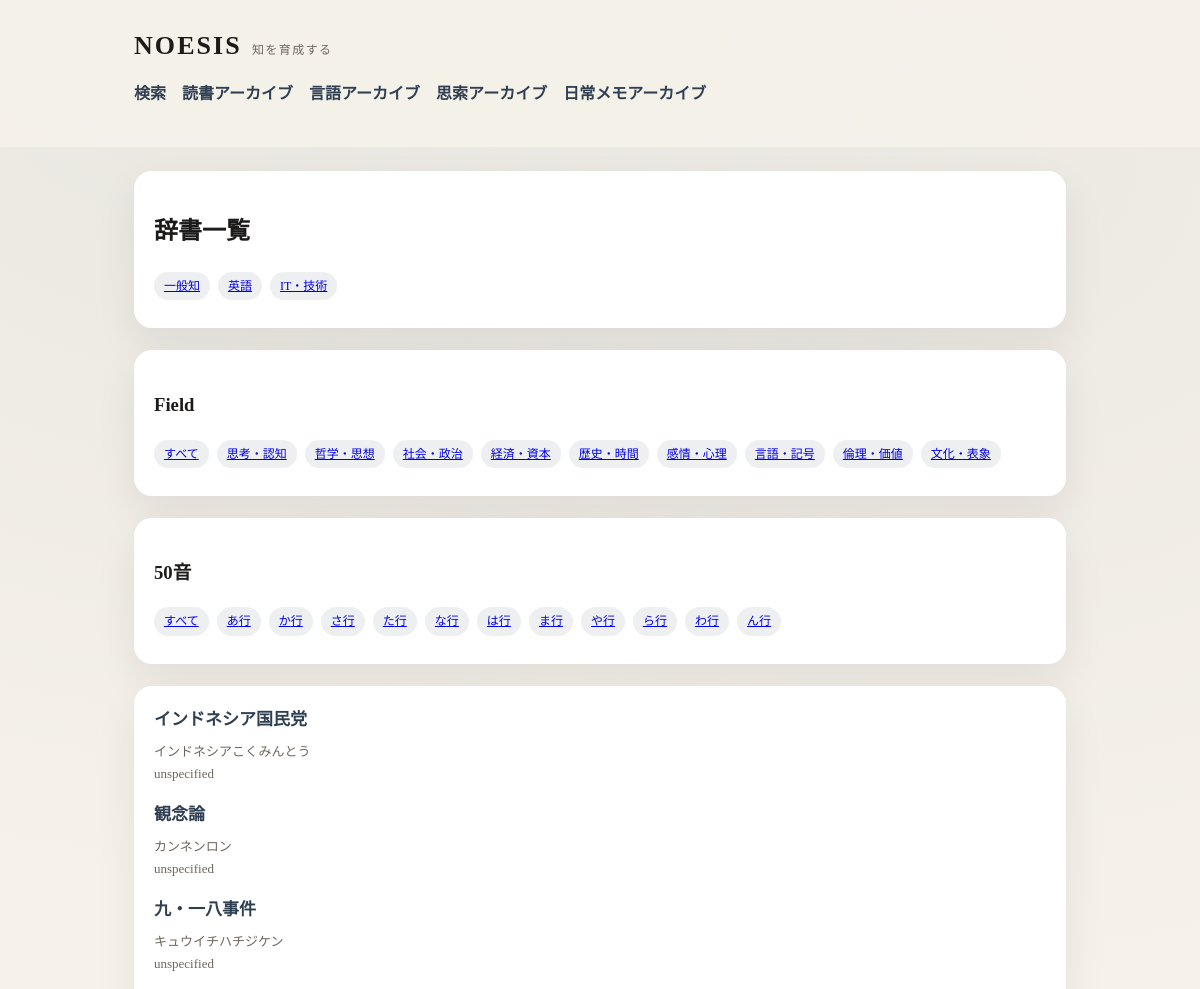
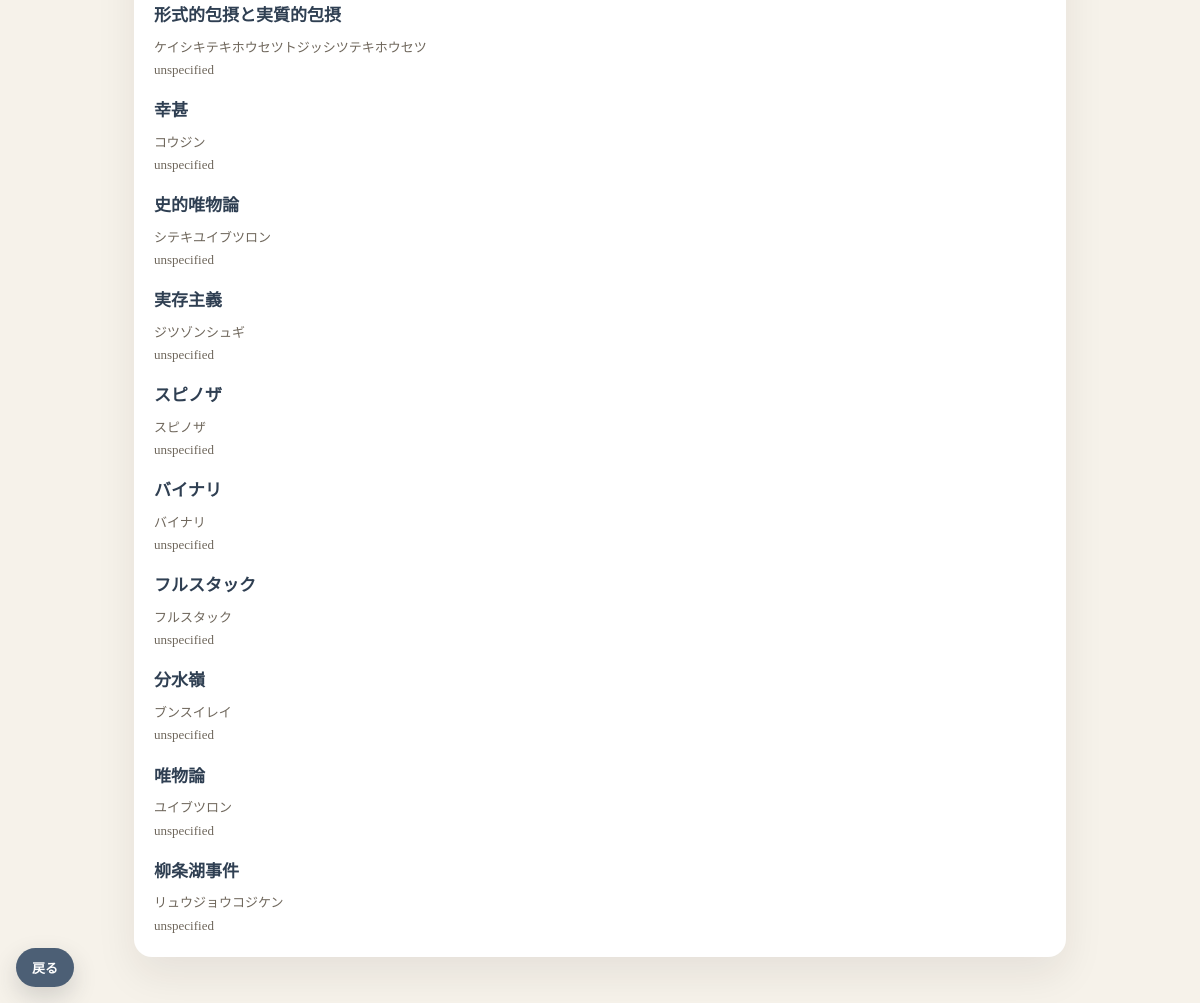
The page /dictionary on the database its author committed (2 pictures, top to bottom).
### tables this page shows
CREATE TABLE entry (
            id INTEGER PRIMARY KEY AUTOINCREMENT,
            -- Dictionary: stable definition-centric knowledge.
            -- Reading note: source-tied insights and quotes.
            type TEXT NOT NULL CHECK (type IN ('dictionary', 'reading_note')),
            title TEXT NOT NULL,
            body TEXT NOT NULL,
            created_at TEXT NOT NULL DEFAULT (datetime('now')),
            updated_at TEXT NOT NULL DEFAULT (datetime('now'))
        , genre TEXT, book_id INTEGER, domain TEXT NOT NULL DEFAULT 'general', field TEXT NOT NULL DEFAULT 'unspecified', concept TEXT, reading TEXT NOT NULL DEFAULT '', language TEXT NOT NULL DEFAULT 'ja', reading_source TEXT NOT NULL DEFAULT 'manual');

### app/main.py (the view)
@app.get("/dictionary", response_class=HTMLResponse)
def dictionary_list(
    request: Request,
    domain: str = "general",
    field: str = "",
    row: str = "",
):
    conn = get_connection()
    entries = list_dictionary_entries(conn, domain, field or None)
    conn.close()
    filtered = []
    for entry in entries:
        reading = entry.get("reading") or ""
        row_key = gojuon_row(reading)
        if row and row_key != row:
            continue
        entry["reading_sort"] = normalize_reading(reading)
        filtered.append(entry)
    filtered.sort(key=lambda item: item.get("reading_sort", ""))
    return templates.TemplateResponse(
        "dictionary_list.html",
        {
            "request": request,
            "entries": filtered,
            "domain": domain,
            "field": field,
            "row": row,
            "fields": dictionary_fields(domain),
            "rows": ["あ", "か", "さ", "た", "な", "は", "ま", "や", "ら", "わ", "ん"],
            "domain_labels": {"general": "一般知", "english": "英語", "technology": "IT・技術"},
        },
    )

### app/templates/dictionary_list.html
{% extends "base.html" %}
{% block content %}
<section class="panel">
  <h2>辞書一覧</h2>
  <div class="tags">
    {% for key, label in domain_labels.items() %}
      <a class="tag" href="/dictionary?domain={{ key }}">{{ label }}</a>
    {% endfor %}
  </div>
</section>
<section class="panel">
  <h3>Field</h3>
  <div class="tags">
    <a class="tag" href="/dictionary?domain={{ domain }}">すべて</a>
    {% for f in fields %}
      <a class="tag" href="/dictionary?domain={{ domain }}&field={{ f }}">{{ f }}</a>
    {% endfor %}
  </div>
</section>
<section class="panel">
  <h3>50音</h3>
  <div class="tags">
    <a class="tag" href="/dictionary?domain={{ domain }}{% if field %}&field={{ field }}{% endif %}">すべて</a>
    {% for r in rows %}
      <a class="tag" href="/dictionary?domain={{ domain }}{% if field %}&field={{ field }}{% endif %}&row={{ r }}">{{ r }}行</a>
    {% endfor %}
  </div>
</section>
<section class="panel">
  {% if entries %}
    <ul class="entry-list">
      {% for entry in entries %}
        <li>
          <div class="entry-meta">
            <a class="entry-title" href="/entry/{{ entry.id }}">{{ entry.title }}</a>
          </div>
          <div class="muted">{{ entry.reading }}</div>
          {% if entry.field %}
            <div class="muted">{{ entry.field }}</div>
          {% endif %}
        </li>
      {% endfor %}
    </ul>
  {% else %}
    <p>該当する辞書エントリーがありません。</p>
  {% endif %}
</section>
{% endblock %}

### app/templates/base.html (shortened to what this page needs)
<!DOCTYPE html>
<html lang="ja">
<head>
  <link rel="stylesheet" href="/static/style.css" />
</head>
  <body class="{% if request.url.path == '/' %}home{% endif %}">
  <header class="site-header">
    <div class="container">
      <div class="brand">
        <h1>NOESIS</h1>
        <span class="brand-tagline">知を育成する</span>
      </div>
      {% if request.url.path != '/' %}
      <nav class="nav-compact">
        <a href="/search">検索</a>
        <a href="/reading-archive">読書アーカイブ</a>
        <a href="/language-archive">言語アーカイブ</a>
        <a href="/think">思索アーカイブ</a>
        <a href="/daily">日常メモアーカイブ</a>
      </nav>
      {% endif %}
    </div>
  </header>
  <main class="container">
    {% block content %}{% endblock %}
  </main>
  <button type="button" class="back-fab" onclick="history.back()">戻る</button>
</body>
</html>

### app/static/style.css (style rules this page uses)
:root { --bg: #f6f2ea; --panel: #ffffff; --ink: #1c1b19; --muted: #6f675c; --accent: #4c5f75; --accent-strong: #2f3f52; --line: rgba(40, 36, 28, 0.08); --shadow: 0 18px 40px rgba(36, 30, 22, 0.08); --radius: 18px; }
* { box-sizing: border-box; }
body { margin: 0; font-family: "Hiragino Mincho ProN", "Yu Mincho", "Hiragino Serif", "Times New Roman", serif; background: radial-gradient(circle at 15% 0%, rgba(76, 95, 117, 0.08), transparent 40%), radial-gradient(circle at 85% 8%, rgba(76, 95, 117, 0.06), transparent 40%), var(--bg); color: var(--ink); line-height: 1.7; }
.container { max-width: 980px; margin: 0 auto; padding: 22px 18px 36px; }
.site-header { background: rgba(246, 242, 234, 0.9); position: sticky; top: 0; z-index: 10; backdrop-filter: blur(6px); }
.site-header h1 { margin: 0 0 6px; font-size: 24px; letter-spacing: 0.08em; }
.brand { display: flex; align-items: baseline; gap: 10px; flex-wrap: wrap; }
.brand-tagline { font-size: 12px; color: var(--muted); letter-spacing: 0.12em; }
.nav-compact { display: flex; flex-direction: column; gap: 8px; padding-bottom: 10px; }
.site-header nav a { margin-right: 0; color: var(--accent-strong); text-decoration: none; font-weight: 600; padding: 6px 0; }
.panel { background: var(--panel); padding: 20px; border-radius: var(--radius); margin-bottom: 22px; box-shadow: var(--shadow); }
button { padding: 12px 18px; background: var(--accent-strong); border: none; color: white; border-radius: 10px; font-size: 15px; font-weight: 600; cursor: pointer; }
.entry-list { list-style: none; padding: 0; margin: 0; display: grid; gap: 16px; }
.entry-meta { display: flex; align-items: center; gap: 12px; margin-bottom: 6px; }
.entry-title { color: var(--accent-strong); text-decoration: none; font-weight: 700; font-size: 17px; }
.tags { display: flex; gap: 8px; flex-wrap: wrap; margin-bottom: 8px; }
.tag { background: rgba(76, 95, 117, 0.1); border-radius: 999px; padding: 4px 10px; font-size: 12px; }
.muted { color: var(--muted); font-size: 13px; }
.back-fab { position: fixed; left: 16px; bottom: calc(16px + env(safe-area-inset-bottom)); z-index: 20; background: var(--accent); color: white; border-radius: 999px; padding: 10px 16px; font-size: 13px; box-shadow: 0 10px 24px rgba(42, 48, 58, 0.18); }
@media (min-width: 721px) { .nav-compact { flex-direction: row; gap: 16px; } }
@media (min-width: 721px) { .site-header h1 { font-size: 26px; } }
@media (min-width: 721px) { .container { padding: 24px; } }
@media (min-width: 721px) { .panel { padding: 20px; } }

### rows shown on the page
entry: title "インドネシア国民党", reading "インドネシアこくみんとう", field "unspecified"
entry: title "観念論", reading "カンネンロン", field "unspecified"
entry: title "九・一八事件", reading "キュウイチハチジケン", field "unspecified"
entry: title "形式的包摂と実質的包摂", reading "ケイシキテキホウセツトジッシツテキホウセツ", field "unspecified"
entry: title "幸甚", reading "コウジン", field "unspecified"
entry: title "史的唯物論", reading "シテキユイブツロン", field "unspecified"
entry: title "実存主義", reading "ジツゾンシュギ", field "unspecified"
entry: title "スピノザ", reading "スピノザ", field "unspecified"
entry: title "バイナリ", reading "バイナリ", field "unspecified"
entry: title "フルスタック", reading "フルスタック", field "unspecified"
entry: title "分水嶺", reading "ブンスイレイ", field "unspecified"
entry: title "唯物論", reading "ユイブツロン", field "unspecified"
entry: title "柳条湖事件", reading "リュウジョウコジケン", field "unspecified"

### other values the page prints
{{ label }} "一般知" "英語" "IT・技術"
{{ f }} "思考・認知" "哲学・思想" "社会・政治" "経済・資本" "歴史・時間" "感情・心理" "言語・記号" "倫理・価値" "文化・表象"
{{ r }} "あ" "か" "さ" "た" "な" "は" "ま" "や" "ら" "わ" "ん"
